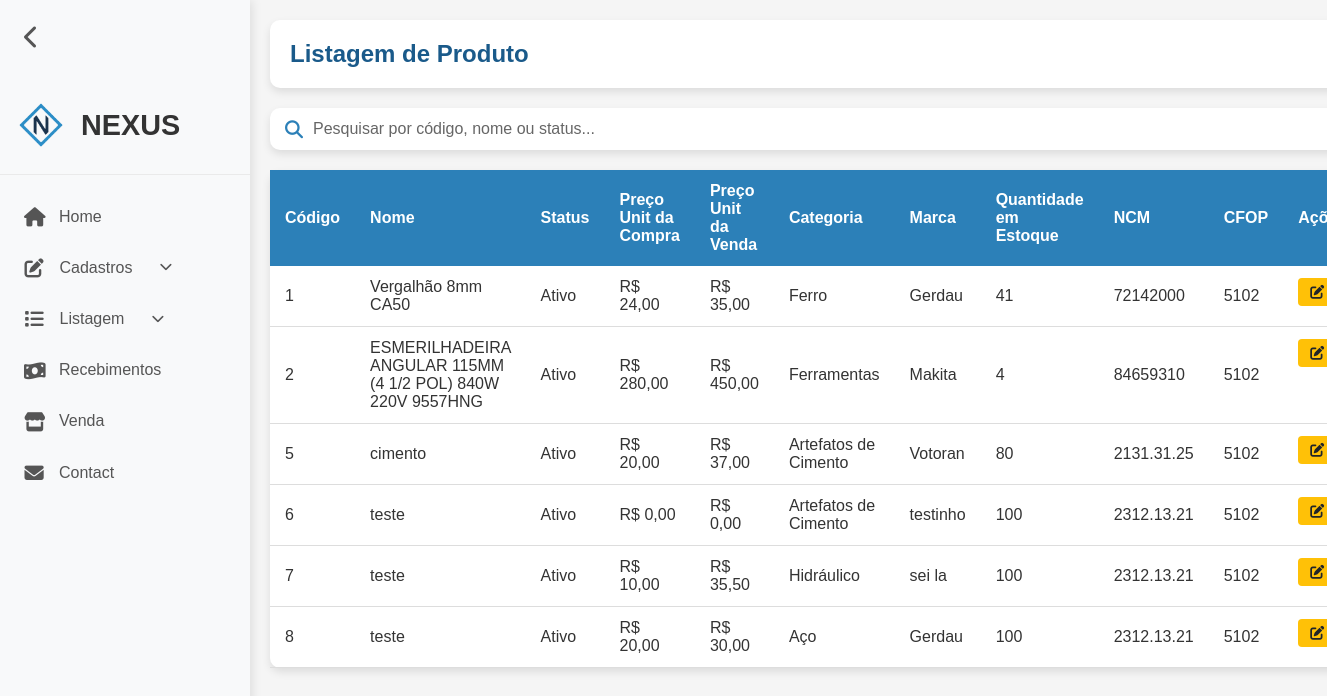
Page /produto-listar.php (signed in) on the earlier database version.
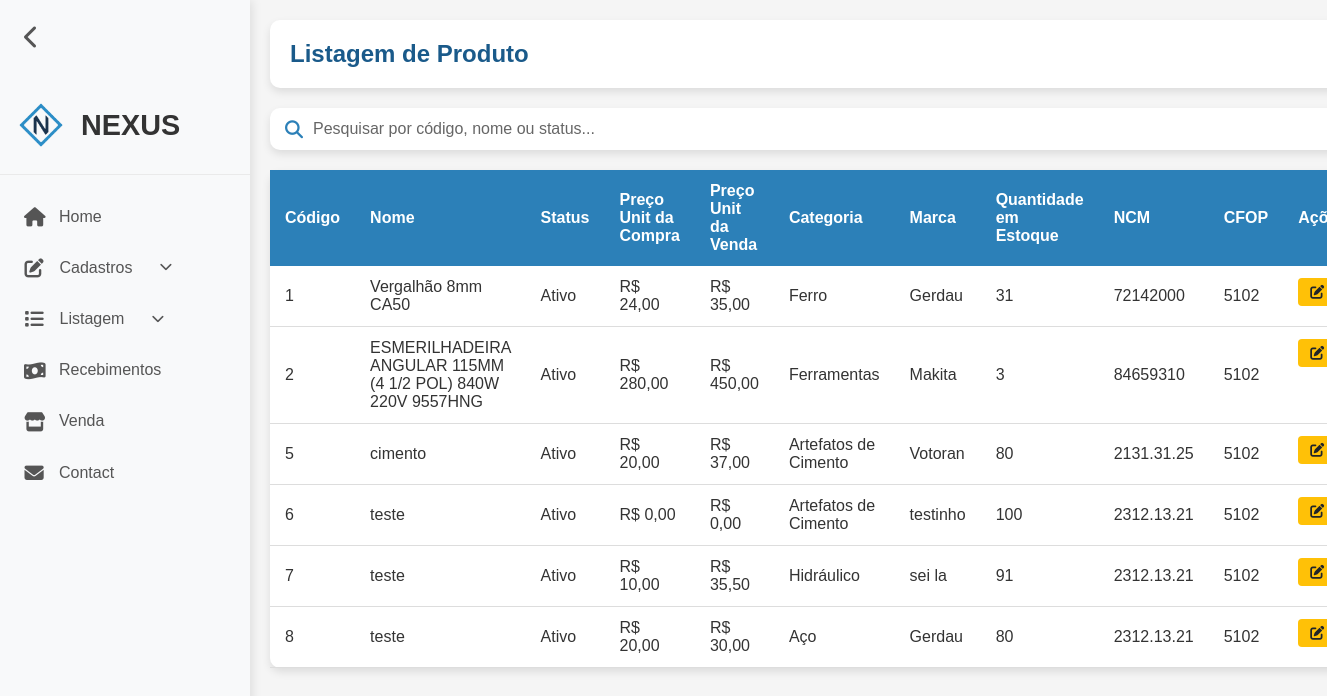
Same page on the later database version.
### tables this page shows
CREATE TABLE `produto` (
  `codigo` int(11) NOT NULL,
  `status` tinyint(1) NOT NULL DEFAULT 1,
  `nome` varchar(100) NOT NULL,
  `precoUnitarioDaCompra` double(10,2) NOT NULL,
  `precoUnitarioDaVenda` double(10,2) NOT NULL,
  `quantEstoque` int(11) NOT NULL,
  `ncm` varchar(10) NOT NULL,
  `cfop` varchar(10) NOT NULL,
  `idMarca` int(11) NOT NULL,
  `idCategoria` int(11) NOT NULL,
  `unidMedida` varchar(6) NOT NULL
);

CREATE TABLE `categoria` (
  `codigo` int(11) NOT NULL,
  `status` tinyint(1) NOT NULL DEFAULT 1,
  `nome` varchar(45) NOT NULL
);

CREATE TABLE `marca` (
  `codigo` int(11) NOT NULL,
  `status` tinyint(1) NOT NULL DEFAULT 1,
  `nome` varchar(45) NOT NULL
);

### produto-listar.php (the view, shortened to what this page needs)
<?php
require_once("conexao.php");
$sql = "SELECT * FROM produto WHERE status = 1 ORDER BY codigo";
$resultado = mysqli_query($conexao, $sql);
?>
<!DOCTYPE html>
<html lang="pt-BR">
<head>
    <link rel="stylesheet" href="assets/css/listar.css">
    <link rel="stylesheet" href="assets/css/reset.css">
    <link rel="stylesheet" href="assets/css/header.css">
    <link rel="stylesheet" href="https://cdnjs.cloudflare.com/ajax/libs/font-awesome/6.4.0/css/all.min.css">
</head>
<body>
    <?php require_once("header.php"); ?>
    <div class="container">
        <div class="card">
            <div class="card-body">
                <h5 class="title">
                    Listagem de Produto
                </h5>
            </div>
        </div>
        <div class="search-container">
            <div class="search-box">
                <i class="fas fa-search"></i>
                <input type="text" id="searchInput" placeholder="Pesquisar por código, nome ou status..." onkeyup="filtrarTabela()">
            </div>
        </div>
        <table class="table-container">
            <thead>
                <tr>
                    <th scope="col">Código</th>
                    <th scope="col">Nome</th>
                    <th scope="col">Status</th>
                    <th scope="col">Preço Unit da Compra</th>
                    <th scope="col">Preço Unit da Venda</th>
                    <th scope="col">Categoria</th>
                    <th scope="col">Marca</th>
                    <th scope="col">Quantidade em Estoque</th>
                    <th scope="col">NCM</th>
                    <th scope="col">CFOP</th>
                    <th scope="col">Ações</th>
                </tr>
            </thead>
            <tbody>
                <?php
                while($linha = mysqli_fetch_assoc($resultado) ) { ?>
                <tr>
                    <td><?= $linha['codigo'] ?></td>
                    <td><?= $linha['nome'] ?></td>
                    <td><?= $linha['status'] == 1 ? 'Ativo' : 'Inativo' ?></td>
                    <td><?= "R$ " . number_format($linha['precoUnitarioDaCompra'], 2, ',', '.') ?></td>
                    <td><?= "R$ " . number_format($linha['precoUnitarioDaVenda'], 2, ',', '.') ?></td>
                    <td>
                        <?php
                            $sqlC = "SELECT nome FROM categoria WHERE codigo = " . $linha['idCategoria'];
                            $resultC = mysqli_query($conexao, $sqlC);
                            $rowC = mysqli_fetch_assoc($resultC);
                            echo $rowC['nome'];
                        ?>
                    </td>
                    <td>
                    <?php
                        $sqlM = "SELECT nome FROM marca WHERE codigo = " . $linha['idMarca'];
                        $resultM = mysqli_query($conexao, $sqlM);
                        $rowM = mysqli_fetch_assoc($resultM);
                        echo $rowM['nome'];
                    ?>
                    </td>
                    <td><?= $linha['quantEstoque'] ?></td>
                    <td><?= $linha['ncm'] ?></td>
                    <td><?= $linha['cfop'] ?></td>
                    <td class="actions">
                        <a href="produto-alterar.php?codigo=<?= $linha['codigo']?>" class="btn btn-warning">
                            <i class="fas fa-solid fa-pen-to-square"></i>Alterar</a>
                    </td>
                </tr>
                <?php } ?>
            </tbody>
        </table>
    </div>
</body>
</html>

Differences in the rows shown:
changed produto "Vergalhão 8mm CA50": quantEstoque "41" → "31"
changed produto "ESMERILHADEIRA ANGULAR 115MM (4 1/2 POL) 840W 220V 9557HNG": quantEstoque "4" → "3"
changed produto "Hidráulico": quantEstoque "100" → "91"
changed produto "Aço": quantEstoque "100" → "80"
